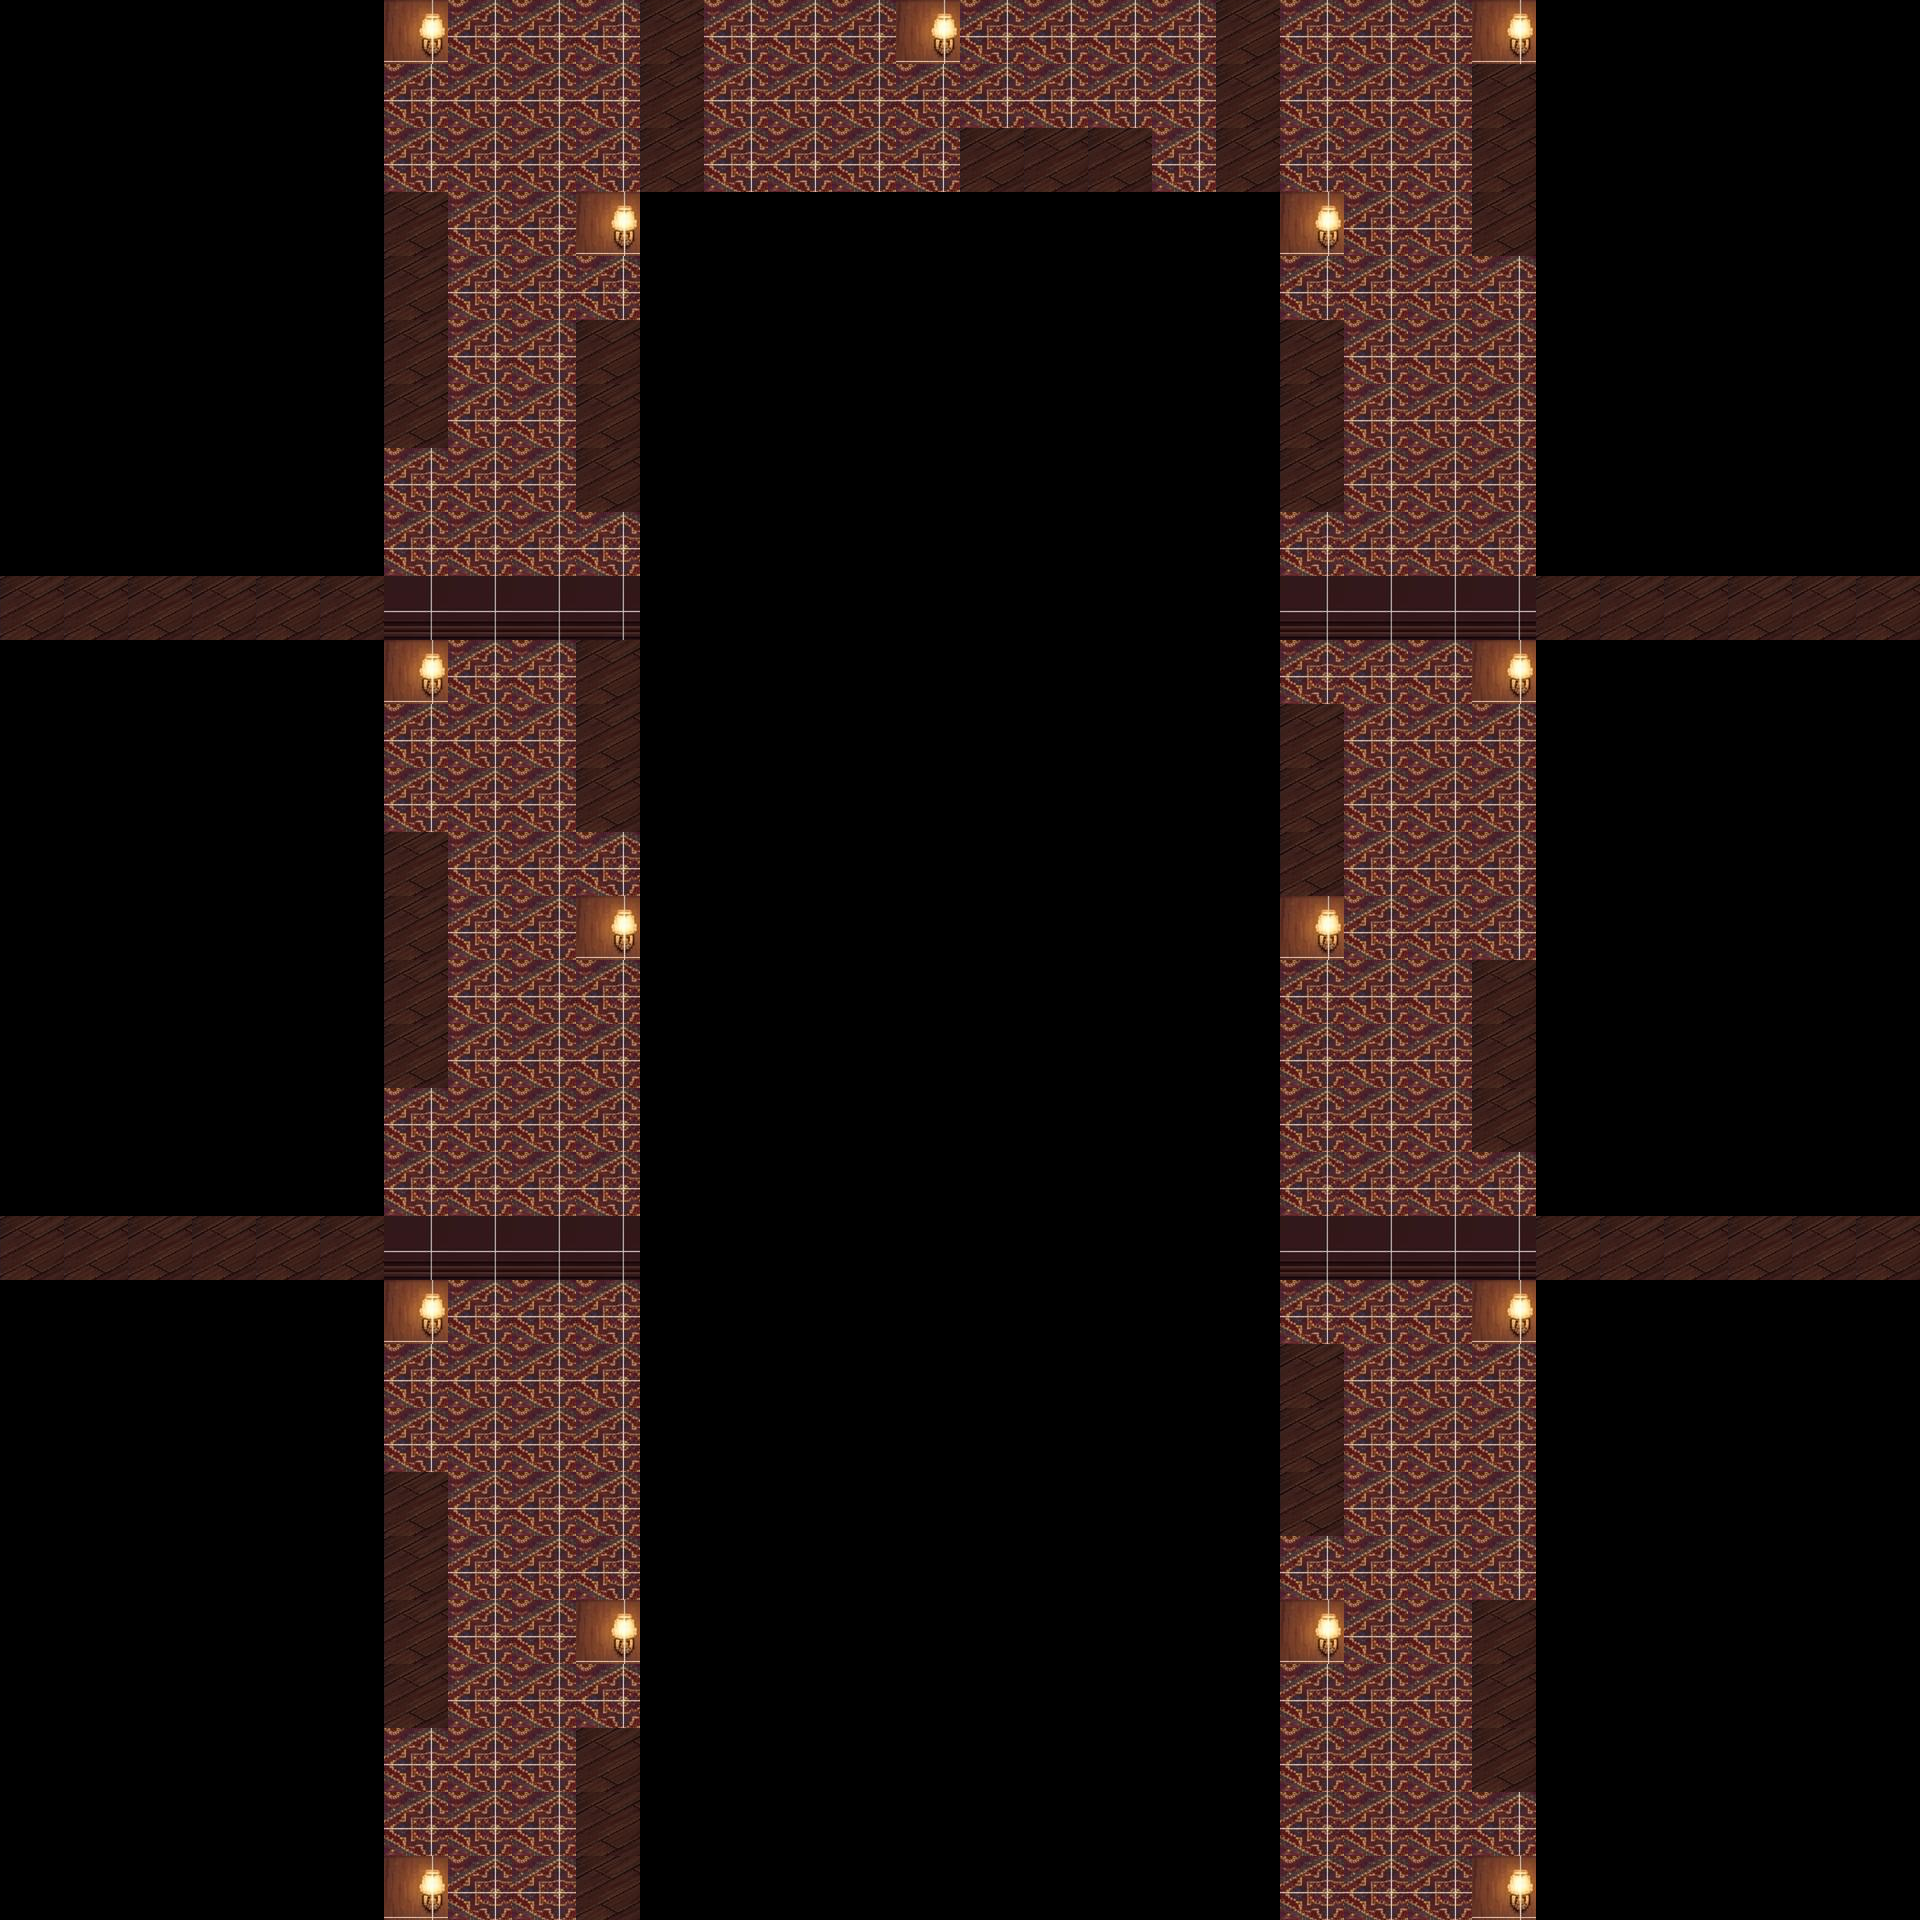

Below is a game level as drawn by its tile map, then a one-line description and the .tmx file that defines it, in full:
An orthogonal 30x30 tile map with 64x64 px tiles, 1 tile layer (Tile Layer 1), 3 tilesets.

<map version="1.10" tiledversion="1.12.2" orientation="orthogonal" renderorder="right-down" width="30" height="30" tilewidth="64" tileheight="64" infinite="0" nextlayerid="2" nextobjectid="1">
 <editorsettings>
  <export target="testmap.lua" format="lua" />
 </editorsettings>
 <tileset firstgid="1" name="tile" tilewidth="64" tileheight="64" tilecount="256" columns="16">
  <image source="door.png" width="1024" height="1024" />
 </tileset>
 <tileset firstgid="257" name="tile set" tilewidth="64" tileheight="64" tilecount="165" columns="11">
  <image source="tileMaps.png" width="736" height="1019" />
 </tileset>
 <tileset firstgid="422" name="set" tilewidth="64" tileheight="64" tilecount="264" columns="22">
  <image source="set.png" width="1408" height="768" />
 </tileset>
 <layer id="1" name="Tile Layer 1" width="30" height="30">
  <data encoding="csv">
0,0,0,0,0,0,60,146,146,146,658,146,146,146,60,146,146,146,146,658,146,146,146,60,0,0,0,0,0,0,
0,0,0,0,0,0,146,146,146,146,658,146,146,146,146,146,146,146,146,658,146,146,146,658,0,0,0,0,0,0,
0,0,0,0,0,0,146,146,146,146,658,146,146,146,146,658,658,658,146,658,146,146,146,658,0,0,0,0,0,0,
0,0,0,0,0,0,658,146,146,60,0,0,0,0,0,0,0,0,0,0,60,146,146,658,0,0,0,0,0,0,
0,0,0,0,0,0,658,146,146,146,0,0,0,0,0,0,0,0,0,0,146,146,146,146,0,0,0,0,0,0,
0,0,0,0,0,0,658,146,146,658,0,0,0,0,0,0,0,0,0,0,658,146,146,146,0,0,0,0,0,0,
0,0,0,0,0,0,658,146,146,658,0,0,0,0,0,0,0,0,0,0,658,146,146,146,0,0,0,0,0,0,
0,0,0,0,0,0,146,146,146,658,0,0,0,0,0,0,0,0,0,0,658,146,146,146,0,0,0,0,0,0,
0,0,0,0,0,0,146,146,146,146,0,0,0,0,0,0,0,0,0,0,146,146,146,146,0,0,0,0,0,0,
658,658,658,658,658,658,98,98,98,98,0,0,0,0,0,0,0,0,0,0,98,98,98,98,658,658,658,658,658,658,
0,0,0,0,0,0,60,146,146,658,0,0,0,0,0,0,0,0,0,0,146,146,146,60,0,0,0,0,0,0,
0,0,0,0,0,0,146,146,146,658,0,0,0,0,0,0,0,0,0,0,658,146,146,146,0,0,0,0,0,0,
0,0,0,0,0,0,146,146,146,658,0,0,0,0,0,0,0,0,0,0,658,146,146,146,0,0,0,0,0,0,
0,0,0,0,0,0,658,146,146,146,0,0,0,0,0,0,0,0,0,0,658,146,146,146,0,0,0,0,0,0,
0,0,0,0,0,0,658,146,146,60,0,0,0,0,0,0,0,0,0,0,60,146,146,146,0,0,0,0,0,0,
0,0,0,0,0,0,658,146,146,146,0,0,0,0,0,0,0,0,0,0,146,146,146,658,0,0,0,0,0,0,
0,0,0,0,0,0,658,146,146,146,0,0,0,0,0,0,0,0,0,0,146,146,146,658,0,0,0,0,0,0,
0,0,0,0,0,0,146,146,146,146,0,0,0,0,0,0,0,0,0,0,146,146,146,658,0,0,0,0,0,0,
0,0,0,0,0,0,146,146,146,146,0,0,0,0,0,0,0,0,0,0,146,146,146,146,0,0,0,0,0,0,
658,658,658,658,658,658,98,98,98,98,0,0,0,0,0,0,0,0,0,0,98,98,98,98,658,658,658,658,658,658,
0,0,0,0,0,0,60,146,146,146,0,0,0,0,0,0,0,0,0,0,146,146,146,60,0,0,0,0,0,0,
0,0,0,0,0,0,146,146,146,146,0,0,0,0,0,0,0,0,0,0,658,146,146,146,0,0,0,0,0,0,
0,0,0,0,0,0,146,146,146,146,0,0,0,0,0,0,0,0,0,0,658,146,146,146,0,0,0,0,0,0,
0,0,0,0,0,0,658,146,146,146,0,0,0,0,0,0,0,0,0,0,658,146,146,146,0,0,0,0,0,0,
0,0,0,0,0,0,658,146,146,146,0,0,0,0,0,0,0,0,0,0,146,146,146,146,0,0,0,0,0,0,
0,0,0,0,0,0,658,146,146,60,0,0,0,0,0,0,0,0,0,0,60,146,146,658,0,0,0,0,0,0,
0,0,0,0,0,0,658,146,146,146,0,0,0,0,0,0,0,0,0,0,146,146,146,658,0,0,0,0,0,0,
0,0,0,0,0,0,146,146,146,658,0,0,0,0,0,0,0,0,0,0,146,146,146,658,0,0,0,0,0,0,
0,0,0,0,0,0,146,146,146,658,0,0,0,0,0,0,0,0,0,0,146,146,146,146,0,0,0,0,0,0,
0,0,0,0,0,0,60,146,146,658,0,0,0,0,0,0,0,0,0,0,146,146,146,60,0,0,0,0,0,0
</data>
 </layer>
</map>
